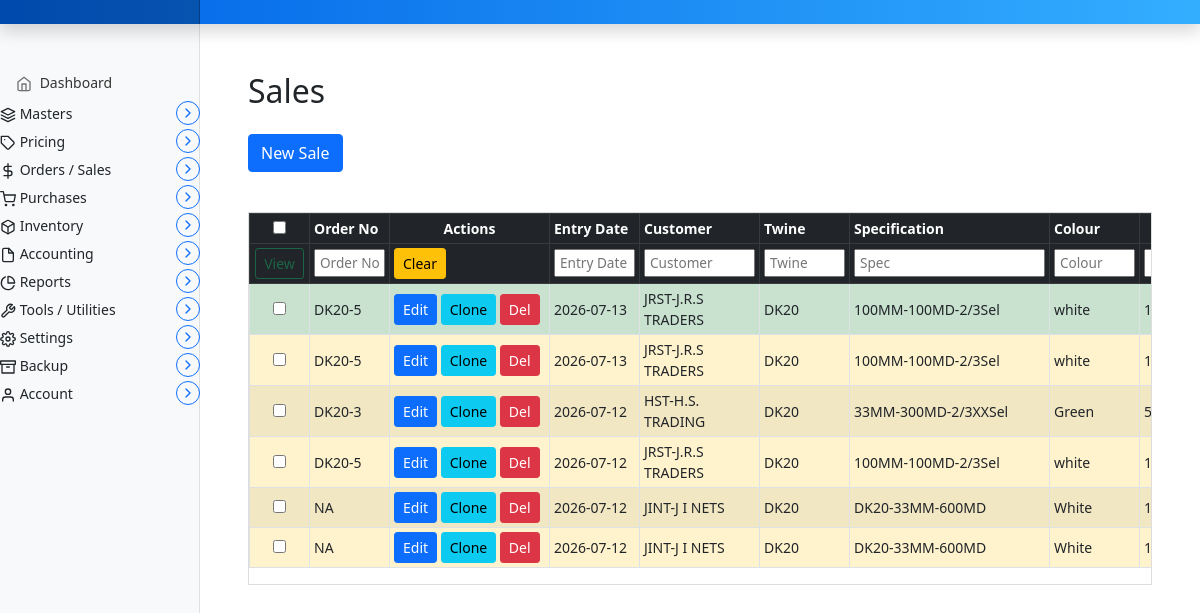
The app's page /invoice/sales, older data.
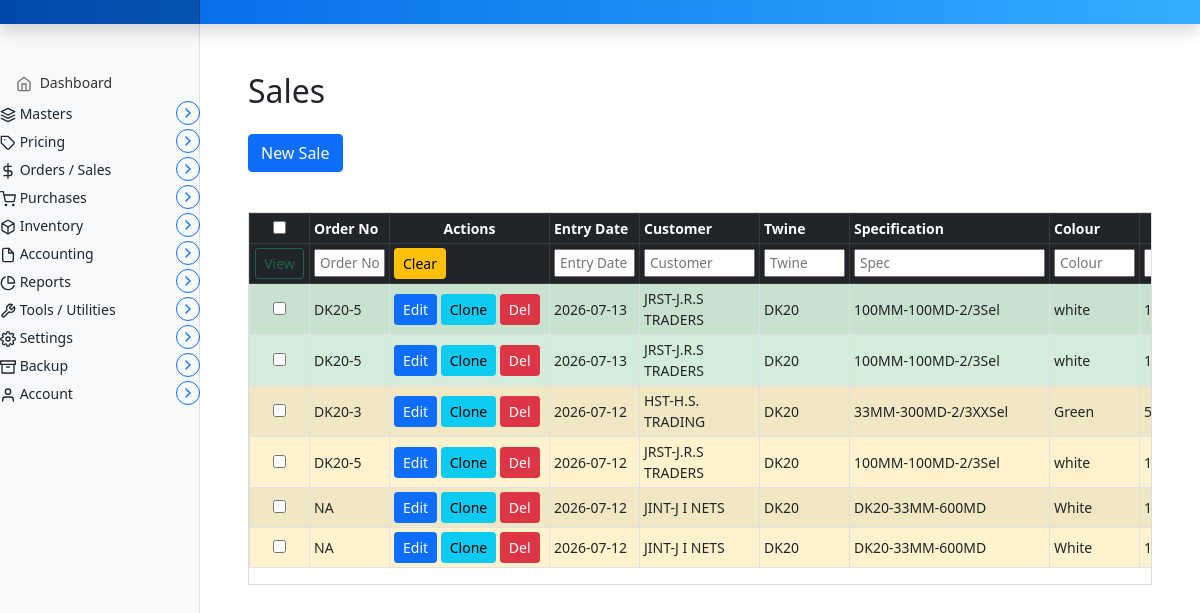
The same page, newer data.
### marania_invoice_app/models.py (models this page shows, shortened)
class Sales(models.Model):
    PAYMENT_STATUS_CHOICES = [
        ('PAID', 'PAID'),
        ('PARTIALLY_PAID', 'PARTIALLY PAID'),
        ('PENDING', 'PENDING'),
        ('NO_PAYMENT', 'NO PAYMENT'),
        ('ON_HOLD_STOCK', 'ON HOLD(Item On Stock)'),
        ('ON_HOLD_PROCESSING', 'ON HOLD(PROCESSING)'),
    ]
    sales_key = models.AutoField(primary_key=True)
    sales_sequence = models.IntegerField(default=0)
    order_no = models.CharField(max_length=100)
    sales_entry_date = models.DateField(default=date.today)
    customer = models.CharField(max_length=255)
    twine = models.CharField(max_length=255, blank=True, null=True)
    speification = models.CharField(max_length=255, blank=True, null=True)
    colour = models.CharField(max_length=50, default='White')
    piece_weight = models.CharField(max_length=50, blank=True, null=True)
    piece_count = models.IntegerField(blank=True, null=True)
    initial_weight = models.DecimalField(max_digits=10, decimal_places=2, blank=True, null=True)
    processed_weight = models.DecimalField(max_digits=10, decimal_places=2, blank=True, null=True)
    unit_price = models.DecimalField(max_digits=10, decimal_places=2, blank=True, null=True)
    gst_rate = models.DecimalField(max_digits=5, decimal_places=2, blank=True, null=True)
    total_amount = models.DecimalField(max_digits=10, decimal_places=2, blank=True, null=True)
    delivery_date = models.DateField(blank=True, null=True)
    status = models.CharField(max_length=30, choices=PAYMENT_STATUS_CHOICES, default='PENDING')
    payment_date = models.DateField(blank=True, null=True)
    remarks = models.TextField(blank=True, null=True)
    created_at = models.DateTimeField(auto_now_add=True)
    updated_at = models.DateTimeField(auto_now=True)
    class Meta:
        ordering = ['-sales_entry_date', '-sales_sequence']

### marania_invoice_app/views.py (the view, shortened to what this page needs)
# urls.py: path('sales', views.sales_entry, name='sales_entry'),
def sales_entry(request):
    sales_list = Sales.objects.all()
    products = Product.objects.all()
    parties = Parties.objects.all()
    sales_json = []
    for s in sales_list:
        sales_json.append({
            'sales_key': s.sales_key,
            'order_no': s.order_no,
            'sales_entry_date': str(s.sales_entry_date) if s.sales_entry_date else '',
            'customer': s.customer or '',
            'twine': s.twine or '',
            'speification': s.speification or '',
            'colour': s.colour or 'White',
            'piece_weight': s.piece_weight or '',
            'piece_count': s.piece_count,
            'initial_weight': str(s.initial_weight) if s.initial_weight else '',
            'processed_weight': str(s.processed_weight) if s.processed_weight else '',
            'unit_price': str(s.unit_price) if s.unit_price else '',
            'gst_rate': str(s.gst_rate) if s.gst_rate else '',
            'total_amount': str(s.total_amount) if s.total_amount else '',
            'delivery_date': str(s.delivery_date) if s.delivery_date else '',
            'status': s.status or 'PENDING',
            'payment_date': str(s.payment_date) if s.payment_date else '',
            'remarks': s.remarks or '',
        })
    return render(request, 'marania_invoice_app/sales_entry.html', {
        'sales': sales_list,
        'sales_json': json.dumps(sales_json),
        'products': products,
        'parties': parties,
    })

### templates/marania_invoice_app/sales_entry.html (shortened to what this page needs)
{% extends 'partials/base.html' %}
{% load static %}
{% block main %}
<main class="col-md-9 ms-sm-auto col-lg-10 px-md-4">
  <div class="container my-5">
    <h2 class="mb-4">Sales</h2>
    <button class="btn btn-primary mb-3" type="button" data-bs-toggle="collapse" data-bs-target="#salesForm" aria-expanded="false" aria-controls="salesForm">
      New Sale
    </button>
    <div class="sales-list mt-4">
      {% if sales %}
        <div class="table-responsive invoice-table-wrapper">
          <table id="sales-table" class="table table-striped table-hover table-bordered table-sm align-middle">
            <colgroup>
              <col style="width:60px">
              <col style="width:80px">
              <col style="width:160px">
              <col style="width:90px">
              <col style="width:120px">
              <col style="width:90px">
              <col style="width:200px">
              <col style="width:90px">
              <col style="width:90px">
              <col style="width:90px">
              <col style="width:90px">
              <col style="width:90px">
              <col style="width:90px">
              <col style="width:90px">
              <col style="width:90px">
              <col style="width:90px">
              <col style="width:130px">
              <col style="width:90px">
            </colgroup>
            <thead class="table-dark">
              <tr>
                <th scope="col" style="width:40px"><input type="checkbox" id="select-all" onchange="toggleAllCheckboxes(this)"></th>
                <th scope="col">Order No</th>
                <th scope="col" class="col-actions">Actions</th>
                <th scope="col">Entry Date</th>
                <th scope="col">Customer</th>
                <th scope="col">Twine</th>
                <th scope="col" class="col-spec">Specification</th>
                <th scope="col">Colour</th>
                <th scope="col" class="col-narrow">Piece Wt</th>
              </tr>
              <tr id="sales-filter-row">
                <th>
                  <button type="button" class="btn btn-outline-success btn-sm" id="viewSelectedSalesBtn" onclick="viewSelectedSales()" disabled>View</button>
                </th>
                <th><input class="filter-input" placeholder="Order No"></th>
                <th>
                  <button class="btn btn-warning btn-sm" id="clear-sales-filters">Clear</button>
                </th>
                <th><input class="filter-input" placeholder="Entry Date"></th>
                <th><input class="filter-input" placeholder="Customer" list="customer_list"></th>
                <th><input class="filter-input" placeholder="Twine" list="twine_list"></th>
                <th><input class="filter-input" placeholder="Spec"></th>
                <th><input class="filter-input" placeholder="Colour"></th>
                <th><input class="filter-input" placeholder="Piece Wt"></th>
              </tr>
            </thead>
            <tbody>
              {% for sale in sales %}
                <tr class="row-status-{{ sale.status|lower }}">
                  <td><input type="checkbox" class="row-checkbox" value="{{ sale.sales_key }}" onchange="updateViewSalesBtn()"></td>
                  <td>{{ sale.order_no }}</td>
                  <td>
                    <a href="javascript:void(0);" onclick="loadSale('{{ sale.sales_key }}')" class="btn btn-sm btn-primary">
                       Edit
                    </a>
                    <a href="javascript:void(0);" onclick="cloneSale('{{ sale.sales_key }}')" class="btn btn-sm btn-info">
                       Clone
                    </a>
                    <form method="POST" action="{% url 'sales_entry' %}" style="display:inline;" onsubmit="return confirm('Delete this sale?')">
                      <button type="submit" class="btn btn-sm btn-danger">
                         Del
                      </button>
                    </form>
                  </td>
                  <td>{{ sale.sales_entry_date|date:"Y-m-d" }}</td>
                  <td>{{ sale.customer }}</td>
                  <td>{{ sale.twine }}</td>
                  <td>{{ sale.speification }}</td>
                  <td>{{ sale.colour }}</td>
                  <td>{{ sale.piece_weight }}</td>
                </tr>
              {% endfor %}
            </tbody>
          </table>
        </div>
      {% else %}
        <p class="text-muted">No sales found.</p>
      {% endif %}
    </div>
  </div>
</main>
{% endblock %}

Row changes from the older to the newer data that the page shows:
changed Sales (number 2 of 6 on the later page): status "ON_HOLD_PROCESSING" → "PAID" (drawn)
